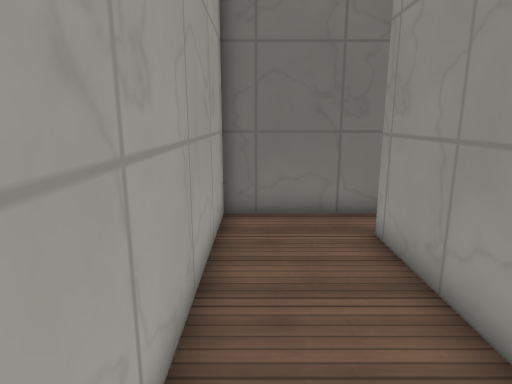
view 1 (above)

12 first-person views from a walk through a level from a Godot 3-D game. The camera is 1.4 m above the floor, tilts 12° down and sees 75° across. The floor is counted in squares, 0.5 m on a side. Each view is taken from the middle of a square. On the plan, view 1 faces up. The plan holds only what a view shows up to about 20 squares ahead; the rest is blank. The place goes on beyond the plan. Surface patterns are stand-ins for the level's own textures.

view 2
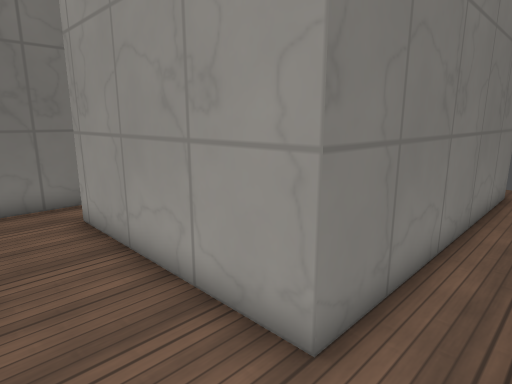

view 3
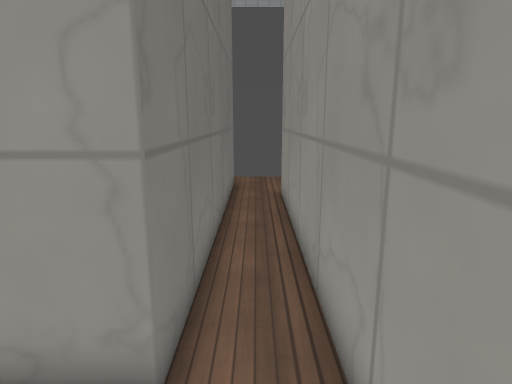

view 4
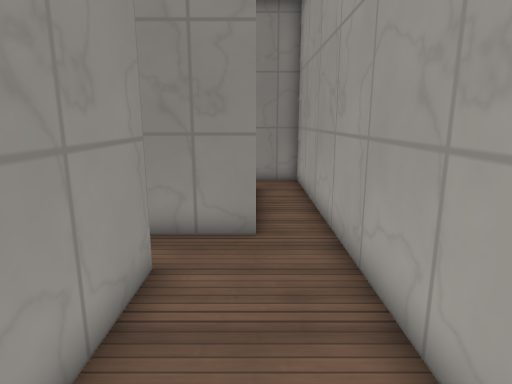

view 5
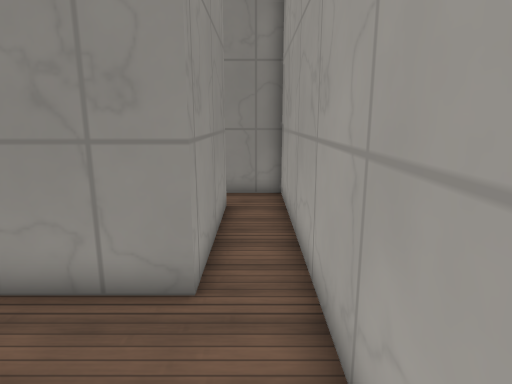

view 6
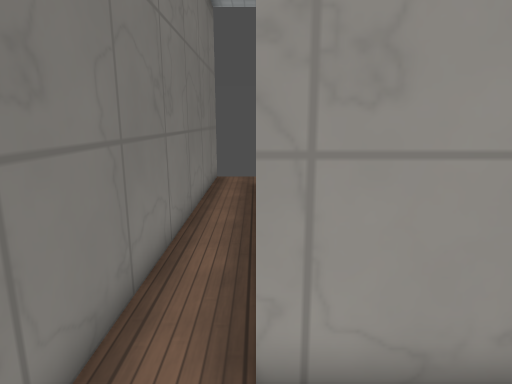

view 7
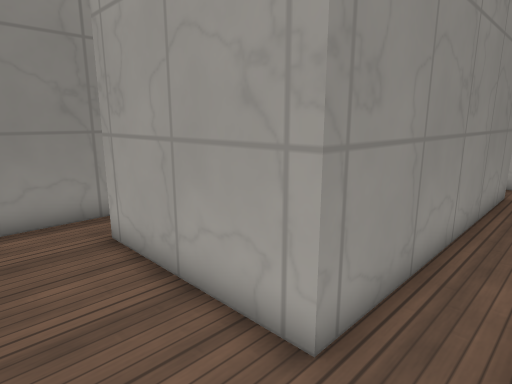

view 8
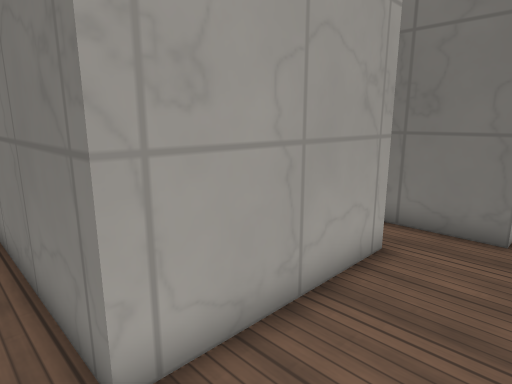

view 9
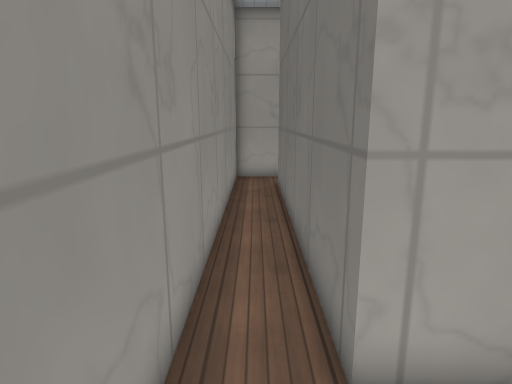

view 10
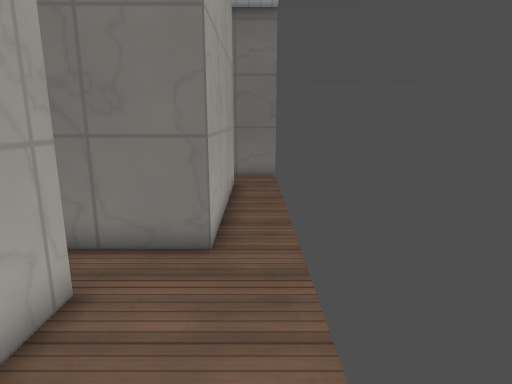

view 11
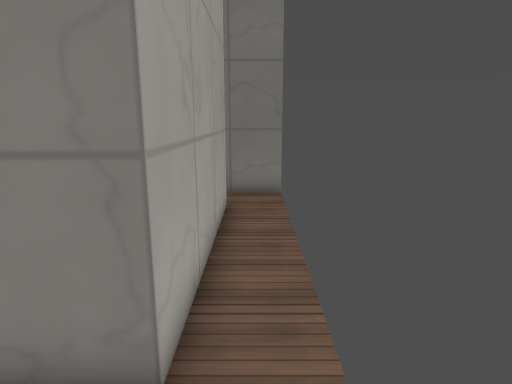

view 12
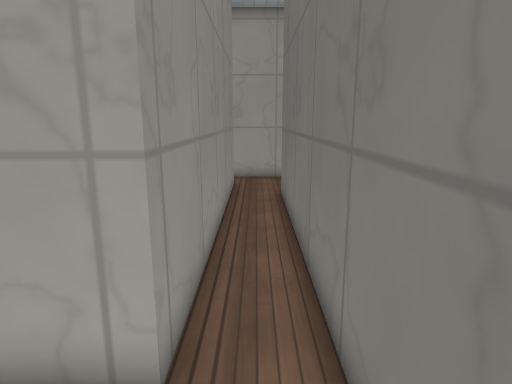

### Floor plan
Points are (right, up) in squares from view 1. A wall is a line through its corners. A room is listed if a view was taken in it or the views show most of it. See-through windows are left out.
Room 1 (views 1, 3, 4, 5, 6)
walls: (1, -2) (13, -2); (13.5, 0) (3, 0) (3, 8); (17.1, 10) (-1, 10) (-1, -1.5)
ways out: opening at (0, -2) to room 2; opening at (13, -1) to room 3; opening at (16, 9) to room 3
Room 2 (view 2)
walls: (-1, -1.5) (-1, -10) (13.5, -10); (13, -8) (1, -8) (1, -2)
ways out: opening at (0, -2) to room 1; opening at (13, -9) to room 3
Room 3 (views 7, 8, 9, 10, 11, 12)
walls: (13, -2) (13, -8); (13.5, -10) (15, -10); (15, 8) (15, 0) (13.5, 0)
ways out: opening at (13, -1) to room 1; opening at (16, 9) to room 1; opening at (13, -9) to room 2

Positions as (right, up) in squares from view 1, and headings:
1: (0, 0), facing up
2: (0, -2), facing up-right
3: (0, -1), facing right
4: (1, 6), facing down
5: (0, 3), facing down
6: (0, 8), facing right
7: (16, 0), facing down-left
8: (16, -9), facing up-left
9: (16, -9), facing left
10: (16, -7), facing up
11: (16, -3), facing up
12: (16, -1), facing left
